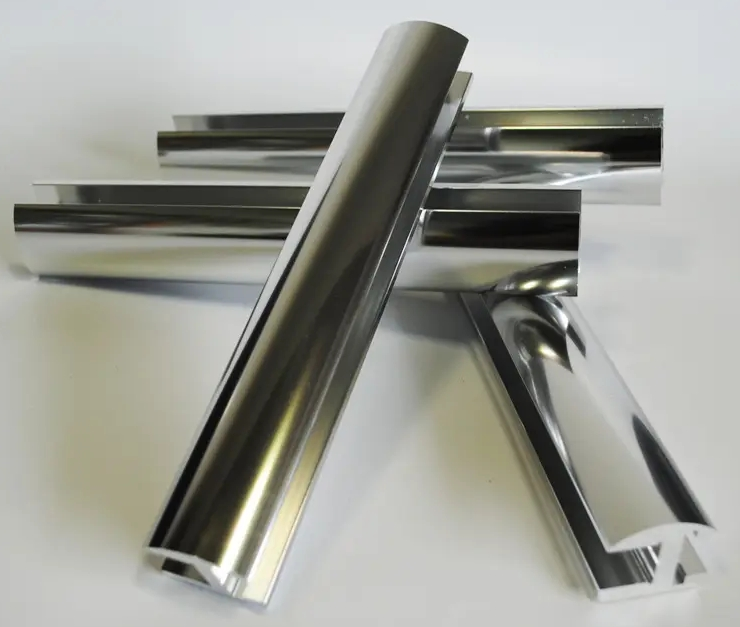
#> input picture demo_inputs/images/reference.jpg, 740 x 627 px
$ python color_difference_demo.py --reference demo_inputs/images/reference.jpg --sample demo_inputs/images/sample.jpg
#> lines starting #> are read from the running program, lines starting #| are printed output that depends on the picture; after the words box and inside, x2 and y2 are one past the last pixel; in counts of white or black regions, pixels touching at a corner belong together
from __future__ import annotations

import argparse
from pathlib import Path

import cv2
import numpy as np
from skimage.color import deltaE_ciede2000, rgb2lab


PROJECT_ROOT = Path(__file__).resolve().parents[1]


def parse_args() -> argparse.Namespace:
    parser = argparse.ArgumentParser(
        description="Compare the average colour of two product images."
    )
    parser.add_argument("--reference", type=str, required=True)
    parser.add_argument("--sample", type=str, required=True)
    parser.add_argument(
        "--threshold",
        type=float,
        default=2.0,
        help="Temporary warning threshold; must later be calibrated.",
    )
    return parser.parse_args()


def read_image(path: Path) -> np.ndarray:
    image_bgr = cv2.imread(str(path))
#> image_bgr is the input picture: shape (627, 740, 3); mean B, G, R 150.2, 157.3, 156.4

    if image_bgr is None:
        raise ValueError(f"Unable to read image: {path}")

    return cv2.cvtColor(image_bgr, cv2.COLOR_BGR2RGB)
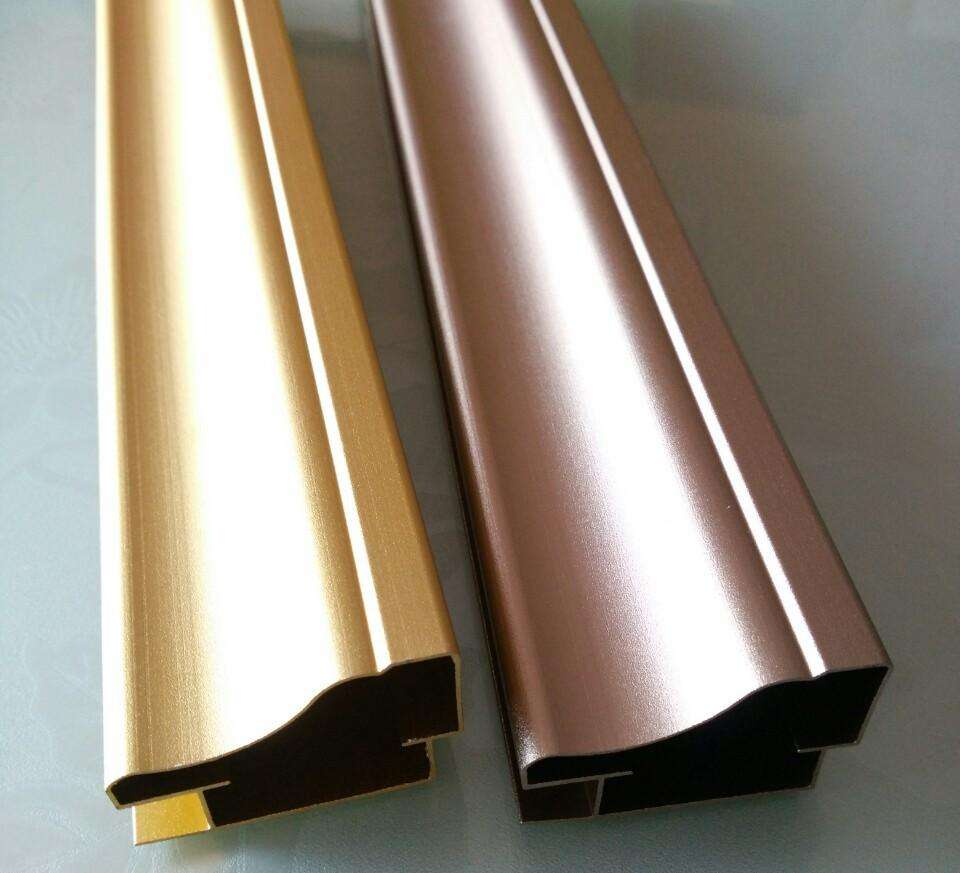
#> input picture demo_inputs/images/sample.jpg, 960 x 873 px
#> in read_image, image_bgr is the input picture: shape (873, 960, 3); mean B, G, R 125.9, 139, 148.5


def robust_average_lab(image_rgb: np.ndarray) -> np.ndarray:
    """
    Estimate the representative Lab colour.

    Very dark and nearly saturated pixels are excluded to reduce the influence
    of shadows and specular highlights. This remains a baseline rather than
    a production-grade colour measurement method.
    """

    image = image_rgb.astype(np.float32) / 255.0

    brightness = image.mean(axis=2)
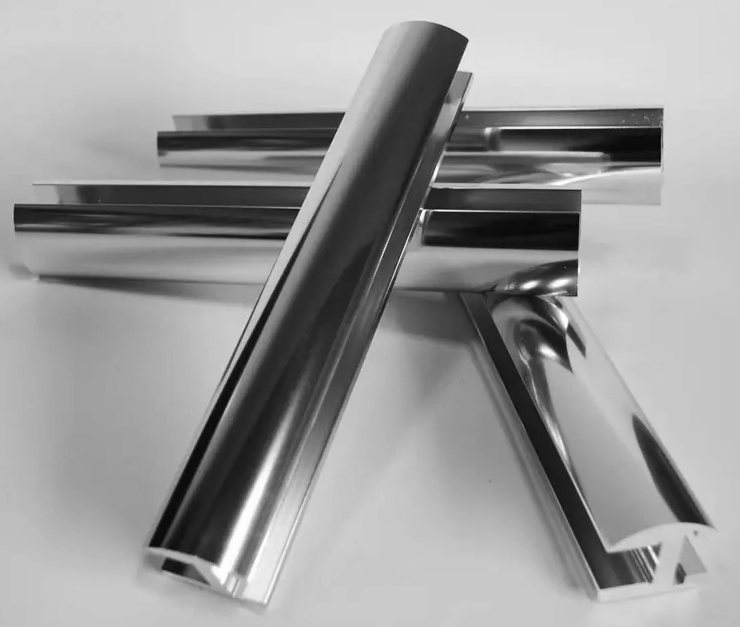
#> brightness: shape (627, 740) float32; min 0.00915, max 1, mean 0.606
    valid_mask = (brightness > 0.10) & (brightness < 0.90)
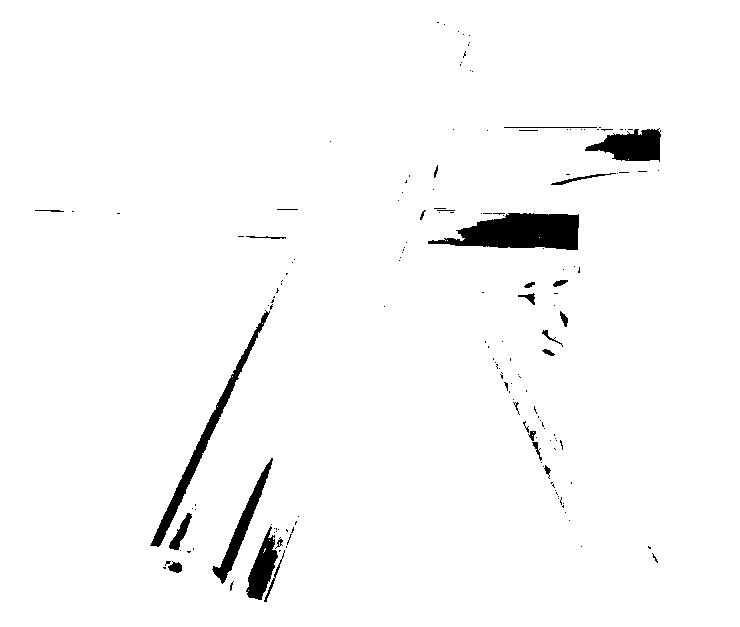
#> valid_mask: shape (627, 740) bool; 97.5% white; 166 black regions (139 under 20 px), largest, box (x1, y1, x2, y2) and area: (428, 213, 579, 250) 3739, (150, 310, 270, 547) 2054, (585, 128, 661, 162) 1604

    if valid_mask.sum() < 100:
        raise ValueError(
            "Too few valid pixels. Check ROI, lighting, or image exposure."
        )

    lab_image = rgb2lab(image)
#> lab_image: shape (627, 740, 3) float32; mean of channels 0, 1, 2 63.6, -1.6, 3.7
    valid_lab_pixels = lab_image[valid_mask]

    return np.median(valid_lab_pixels, axis=0)


def main() -> None:
    args = parse_args()

    reference_path = Path(args.reference)
    sample_path = Path(args.sample)

    if not reference_path.is_absolute():
        reference_path = PROJECT_ROOT / reference_path
    if not sample_path.is_absolute():
        sample_path = PROJECT_ROOT / sample_path

    reference_rgb = read_image(reference_path)
    sample_rgb = read_image(sample_path)

    reference_lab = robust_average_lab(reference_rgb)
#> reference_lab = [73.51, -1.27, 2.38]
    sample_lab = robust_average_lab(sample_rgb)
#> in robust_average_lab (call 2), `brightness = image.mean(axis=2)`:
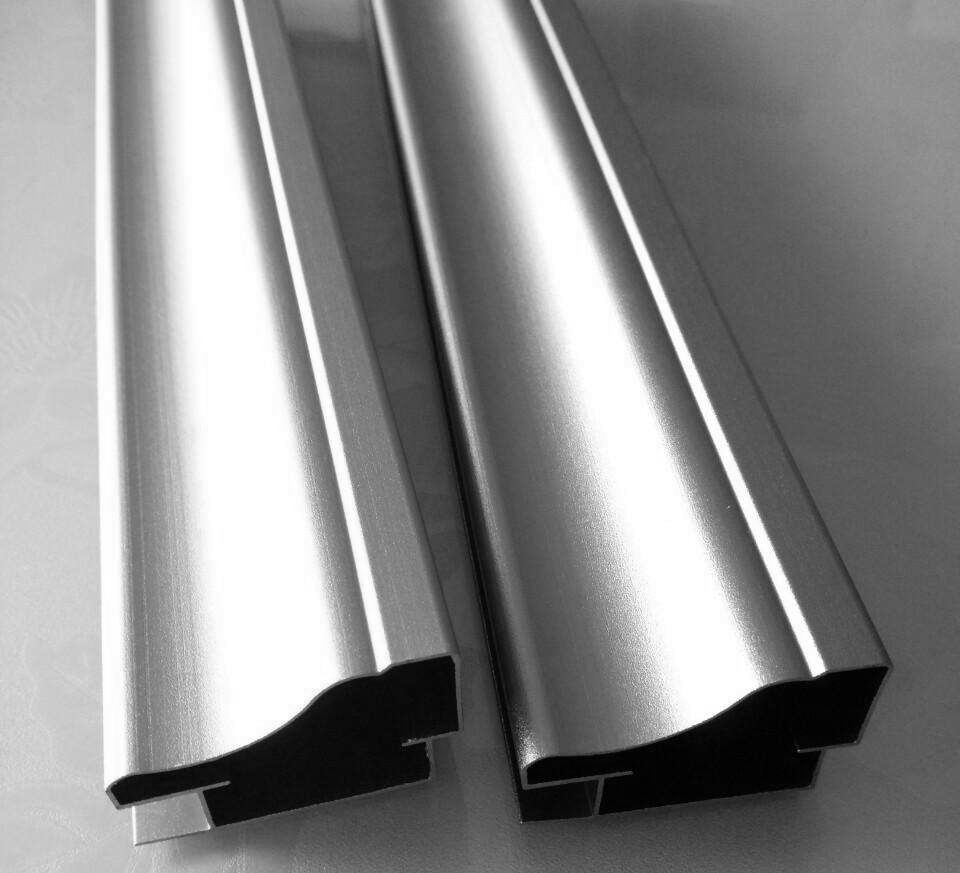
#> brightness: shape (873, 960) float32; min 0, max 1, mean 0.54
#> in robust_average_lab (call 2), `valid_mask = (brightness > 0.10) & (brightness < 0.90)`:
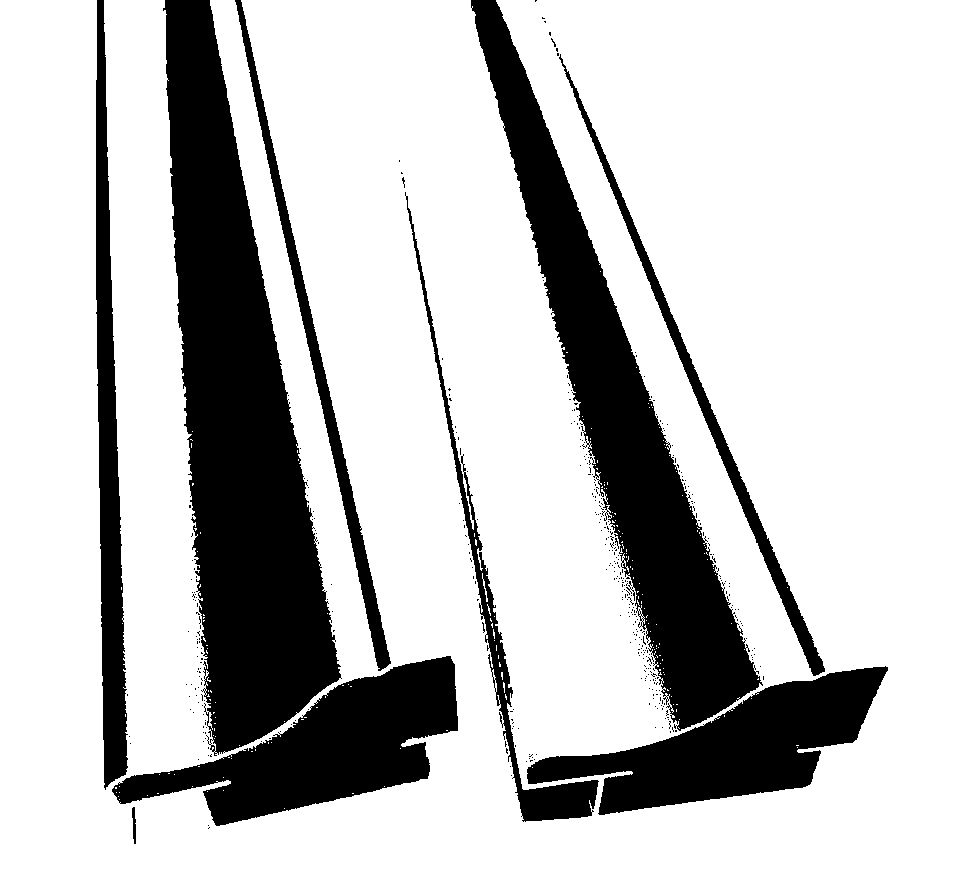
#> valid_mask: shape (873, 960) bool; 76.3% white; 426 black regions (417 under 20 px), largest, box (x1, y1, x2, y2) and area: (163, 0, 342, 756) 69077, (471, 0, 763, 731) 47853, (112, 656, 458, 826) 24930
#> in robust_average_lab (call 2), `lab_image = rgb2lab(image)`: lab_image: shape (873, 960, 3) float32; mean of channels 0, 1, 2 57.2, 2, 8.7
#> sample_lab = [46.7, 1.28, 7.56]

    delta_e = float(
        deltaE_ciede2000(
            reference_lab.reshape(1, 1, 3),
            sample_lab.reshape(1, 1, 3),
        )[0, 0]
    )
#> delta_e = 24.2

    status = "WARNING" if delta_e > args.threshold else "PASS"
#> status = 'WARNING'

    print("=" * 50)
    print(f"Reference Lab : {reference_lab.round(3)}")
#| Reference Lab : [73.508 -1.273  2.38 ]
    print(f"Sample Lab    : {sample_lab.round(3)}")
#| Sample Lab    : [46.699  1.283  7.559]
    print(f"Delta E 2000  : {delta_e:.3f}")
#| Delta E 2000  : 24.203
    print(f"Threshold     : {args.threshold:.3f}")
    print(f"Result        : {status}")
#| Result        : WARNING
    print("=" * 50)


if __name__ == "__main__":
    main()

#测试时准备两张相同拍摄条件下的图片：
# demo_inputs/images/reference.jpg
# demo_inputs/images/sample.jpg

# run:
# python scripts/color_difference_demo.py --reference demo_inputs/images/reference.jpg --sample demo_inputs/images/sample.jpg
